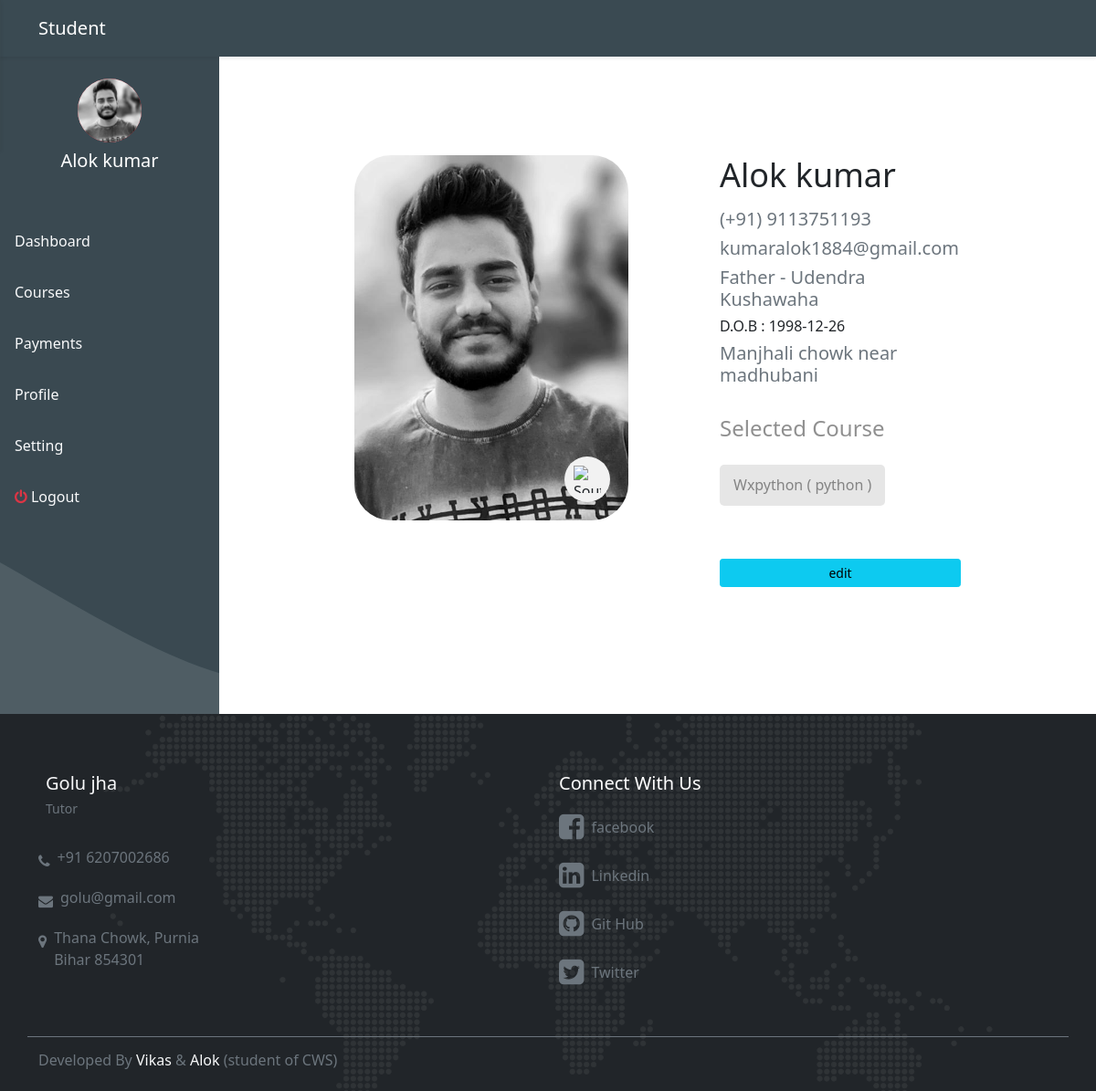
Screenshot of /student/profile.php (signed in) with the database file from the repository.
### tables this page shows
CREATE TABLE `students` (
  `id` int(11) NOT NULL,
  `name` varchar(200) NOT NULL,
  `father_name` varchar(200) NOT NULL,
  `contact` varchar(200) NOT NULL,
  `email` varchar(200) NOT NULL,
  `dob` varchar(200) NOT NULL,
  `address` varchar(200) NOT NULL,
  `dp` varchar(200) NOT NULL,
  `status` enum('1','2','3') NOT NULL,
  `gender` enum('m','f','o') NOT NULL,
  `education` varchar(200) NOT NULL,
  `password` varchar(255) NOT NULL
);

CREATE TABLE `student_course` (
  `id` int(11) NOT NULL,
  `student_id` int(11) NOT NULL,
  `course_id` int(11) NOT NULL,
  `date_of_join` timestamp NOT NULL DEFAULT current_timestamp() ON UPDATE current_timestamp(),
  `status` int(11) NOT NULL,
  `course_request` enum('0','1','2') NOT NULL
);

CREATE TABLE `course` (
  `id` int(11) NOT NULL,
  `title` varchar(200) NOT NULL,
  `image` varchar(255) NOT NULL,
  `description` varchar(200) NOT NULL
);

### include/config.php (called while the page is built, shortened)
<?php
$connect = mysqli_connect('localhost','root','','cwsready');
function callingRecord($table,$cond){
    global $connect;
    $query  = mysqli_query($connect,"select * from $table where $cond");
    return $row = mysqli_fetch_array($query);
}
function joinRecord($table, $table2, $cond, $cond1){
    global $connect;
    $query = mysqli_query($connect,"select * from $table join $table2 on $cond where $cond1");
    while($row = mysqli_fetch_array($query)){
        $array[] = $row;
    }
    return (!empty($array))? $array: "Error in Fetching Data";
}

### student/profile.php (the view, shortened to what this page needs)
<?php include('include/header.php'); ?>
<div class="container-fluid">
    <div class="row">
        <?php include('include/sidebar.php'); ?>
        <div class="p-5 content2">
            <div class="col">
                <section class="profile_container">
                    <div class="profile_img_section">
                        <img class="profile_img-LG" src="../images/<?= $user['dp']; ?>" />
                        <div class="flag_wrapper">
                            <img class="flag" src="https://emojipedia-us.s3.dualstack.us-west-1.amazonaws.com/thumbs/240/apple/271/flag-south-korea_1f1f0-1f1f7.png" alt="South Korean Flag" />
                        </div>
                    </div>
                    <div class="profile_desc_section">
                        <h2><?= $user['name']; ?></h2>
                        <h3 class="h5 text-muted">(+91) <?= $user['contact']; ?> </h3>
                        <h3 class="h5 text-muted"><?= $user['email']; ?></h3>
                        <h3 class="h5 mt-n3 text-muted">Father - <?= $user['father_name']; ?></h3>
                        <h6>D.O.B : <?= $user['dob']; ?></h6>
                        <p class="h5 text-muted"><?= $user['address']; ?></p>
                        <h3 class="mt-4">Selected Course</h3>
                        <div class="interests">
						<?php
							$s_id = $user['id'];
							$calling = joinRecord('course','student_course','course.id = student_course.course_id',"student_id = $s_id and status = 1");
							if($calling != 0):
							foreach($calling as $row): ?>
                            <span class="interests_item"><?= $row['title']; ?></span>
						<?php endforeach; else:?>
							<span class="interests_item">No course Selected Yet</span>
						<?php endif; ?>
                        </div>
						<a href="" class="btn btn-info btn-sm mt-5" data-bs-toggle="modal" data-bs-target="#update">edit</a>
                    </div>
                </section>
            </div>
        </div>
    </div>
</div>
<?php include('include/footer.php');
?>

### student/include/sidebar.php
<div class=" p-0 student-sidebar d-none d-lg-block" style="min-height:90vh;height:auto;width:20%; background-image: url('../images/5.svg'); background-size:cover; background-position:bottom;">
                    <div class="profile">
                        <div class="dp bg-danger mx-auto mt-4 rounded-circle" style="width:70px; height:70px;"><img src="../images/<?= $user['dp']; ?>" alt="" class="img-fluid rounded-circle"></div>
                        <h5 class="text-center text-white mt-2"><?= $user['name']; ?></h5>
                    </div>
                <div class="list-group mt-5">
                    <a href="index.php" class="list-group-item rounded-0 list-group-item-action text-light border-0 p-3 list">Dashboard</a>
                    <a href="mycourse.php" class="list-group-item rounded-0 list-group-item-action text-light border-0 p-3 list">Courses</a>
                    <a href="payments.php" class="list-group-item rounded-0 list-group-item-action text-light border-0 p-3 list">Payments</a>
                    <a href="profile.php" class="list-group-item rounded-0 list-group-item-action text-light border-0 p-3 list">Profile</a>
                    <a href="setting.php" class="list-group-item rounded-0 list-group-item-action text-light border-0 p-3 list">Setting</a>
                    <a href="logout.php" class="list-group-item rounded-0 list-group-item-action text-light border-0 p-3 list"><i class="fa text-danger fa-power-off"></i> Logout</a>
                </div>
            </div>

### student/profile.php (style rules this page uses)
h2 { font-size: 36px; margin-bottom: 15px; }
h3 { font-size: 24px; font-weight: 500; color: rgba(34, 34, 34, 0.5); margin-bottom: 25px; margin-top: 0px; }
.profile_container, .info, .back { margin: 60px 100px 0px; max-width: 900px; display: flex; overflow-x: hidden; }
.profile_img-LG { height: 400px; width: 300px; border-radius: 40px; object-fit: cover; object-position: 50% 50%; background-position: 40% 50%; }
.flag_wrapper { width: 50px; height: 50px; background-color: #f2f2f2; border-radius: 100%; position: relative; top: -70px; left: 230px; }
.flag { width: 30px; height: 30px; position: absolute; right: 0; left: 0; top: 0; bottom: 0; margin: auto auto; }
.profile_img_section { margin-right: 50px; }
.profile_desc_section { display: flex; flex-direction: column; margin-left: 50px; }
.interests_item { display: inline-block; padding: 5px 15px; margin-right: 7.5px; margin-bottom: 10px; line-height: 35px; background-color: #e6e6e6; border-radius: 5px; color: rgba(34, 34, 34, 0.5); }

### rows the page displays
students: dp (picture), name "Alok kumar", contact "9113751193", email "kumaralok1884@gmail.com", father_name "Udendra Kushawaha", dob "1998-12-26", address "Manjhali chowk near madhubani"
student_course: course.title "Wxpython ( python )"
